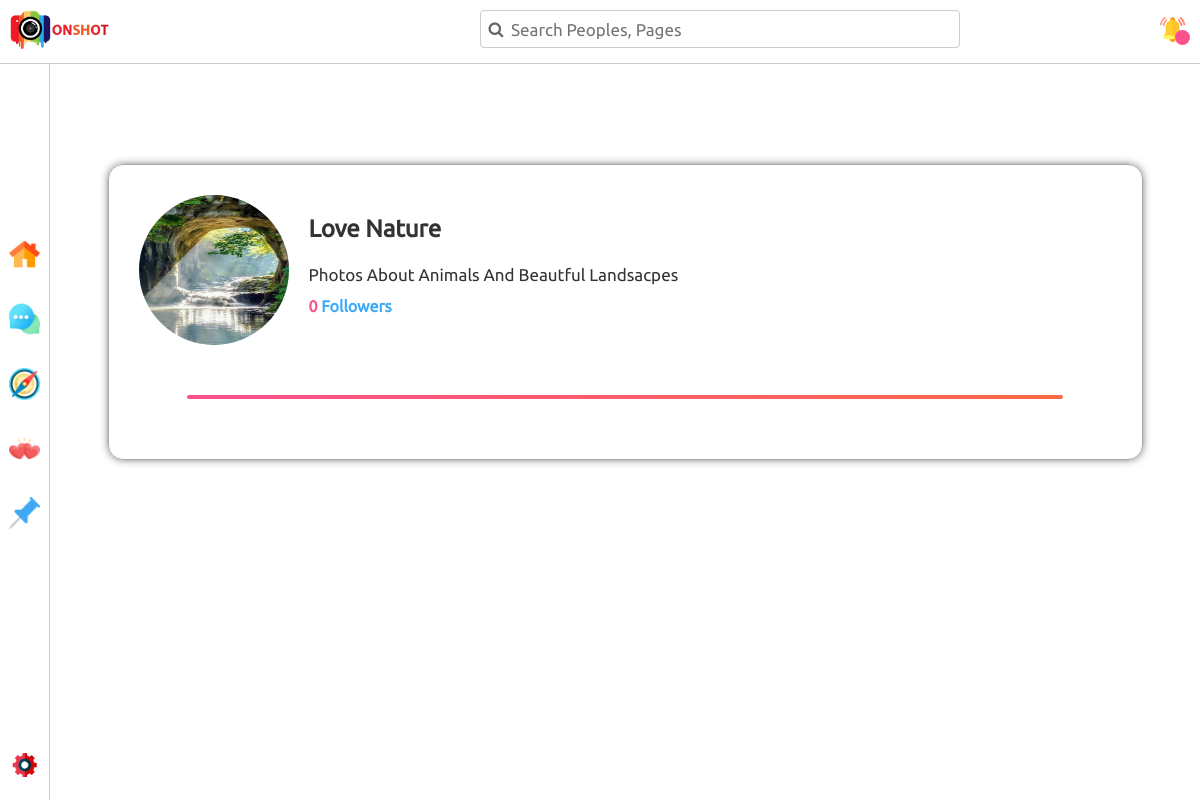
Before: /page.php?id=76921101722 with the older database file.
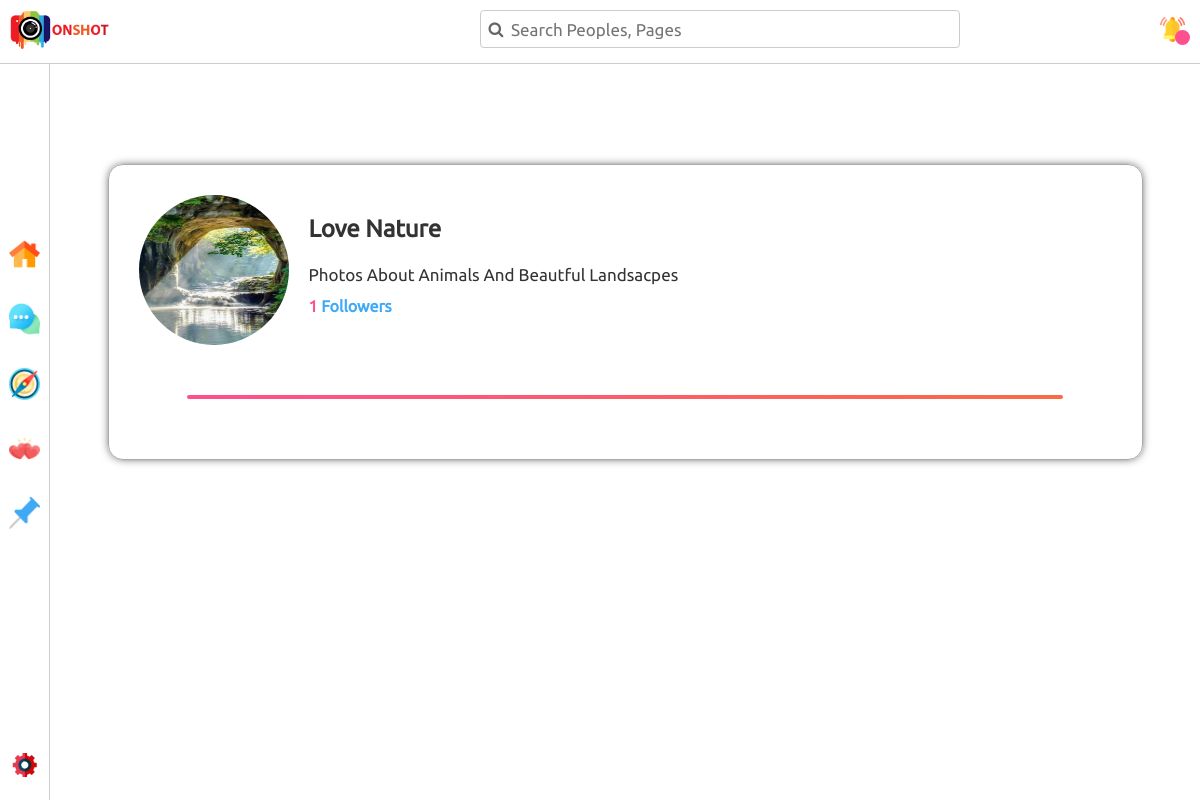
After: the same page with the newer database file.
### tables this page shows
CREATE TABLE `pages` (
  `ID` int(10) NOT NULL,
  `PageName` varchar(200) NOT NULL,
  `PageID` varchar(200) NOT NULL,
  `UserID` varchar(200) NOT NULL,
  `PageType` varchar(200) NOT NULL,
  `PageDes` varchar(500) NOT NULL,
  `PageImage` varchar(1000) NOT NULL DEFAULT 'imgs/noimage.png',
  `Followers` int(11) NOT NULL DEFAULT 0
);

### page.php (the view, shortened to what this page needs)
<?php
require_once "config.php";
$sqlgetpd = "SELECT * FROM pages WHERE PageID = '{$_REQUEST['id']}'";
$resultgetpd = mysqli_query($conn, $sqlgetpd);
$rowgetpd = $resultgetpd->fetch_assoc();
?>
<!DOCTYPE html>
<html lang="en">
<head>
  <link rel="stylesheet" href="css/font-awesome.min.css">
  <link rel="stylesheet" href="css/later.css">
  <link rel="stylesheet" href="css/page.css">
</head>
<body>
  <?php include "side-nav.php";?>
  <div class="page-container">
    <div class="page-content">
      <div class="page-head">
        <div class="image">
          <img src="<?php echo $rowgetpd['PageImage'];?>" alt="">
        </div>
        <div class="info">
          <p class="page-name"><?php echo $rowgetpd['PageName'];?></p>
          <p class="page-description"><?php echo $rowgetpd['PageDes'];?></p>
          <p class="followers"><span><?php echo $rowgetpd['Followers'];?></span> Followers</p>
        </div>
      </div>
      <p class="sep"></p>
    </div>
  </div>
</body>
</html>

Changed rows visible on the page:
changed pages "Love Nature": Followers "0" → "1"
